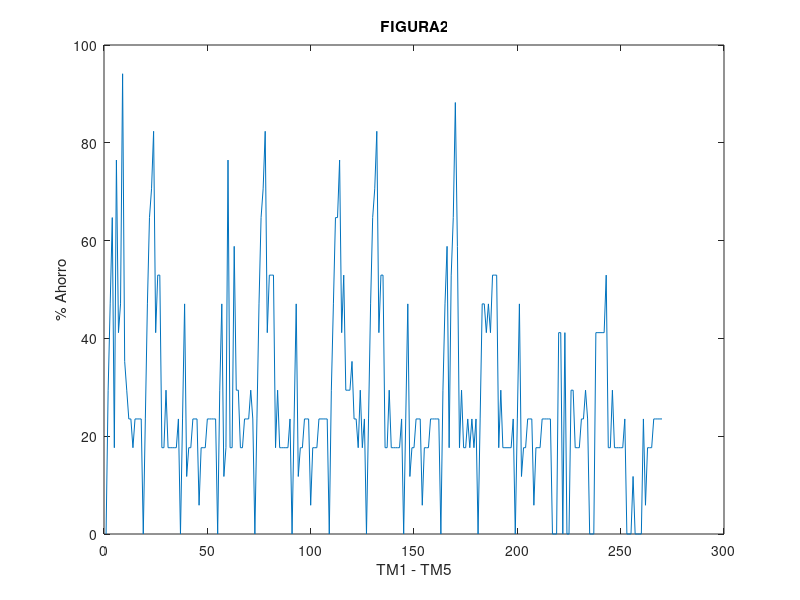

The MATLAB source for this figure:
load SimulationResults.csv

%FIGURE 2 
x = zeros(270, 1);
y = zeros(270, 1);
for fil = 1:270
    x(fil,1) = fil;
    offNodes = SimulationResults(fil, 11);
    y(fil, 1) = (offNodes/17) * 100;
end
figure
plot(x, y)
title('FIGURA2')
xlabel('TM1 - TM5')
ylabel('% Ahorro')
